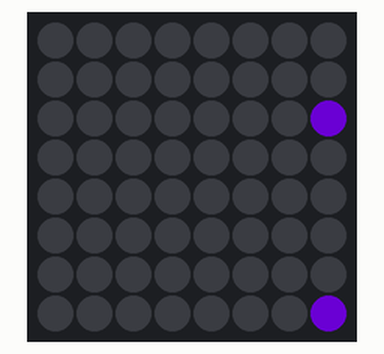
This program was run on a simulated Raspberry Pi (BCM pin numbers) with a Sense HAT. Shown: the Sense HAT's 8×8 RGB LED matrix. Dim RGB values are drawn brighter than linear; the clock reads 2024-03-15 10:24:30 at power-on unless the program sets it; random numbers come from a fixed seed; the 64×8 strip is a reading aid, not a part: it shows the text the matrix is scrolling, unrolled, one strip-width of it at a time; what the program prints to the terminal is not drawn.

Above: at 0.17 s.
At 3.99 s:
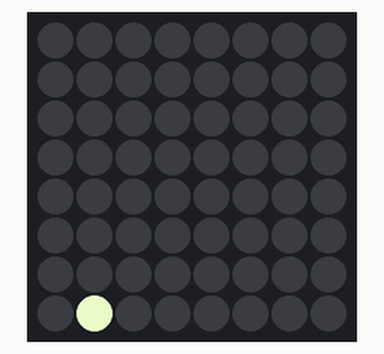
At 17.94 s:
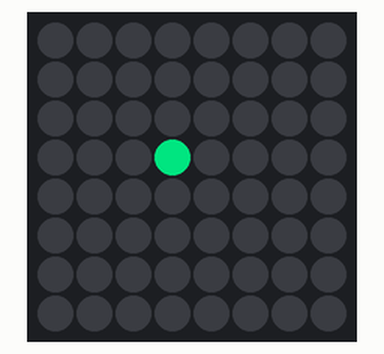
At 21.89 s:
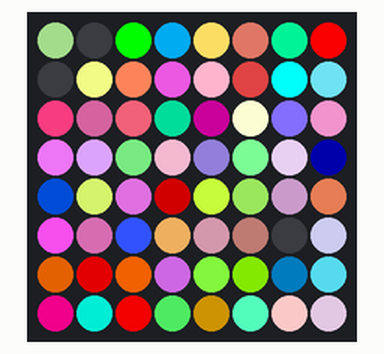
At 31.89 s:
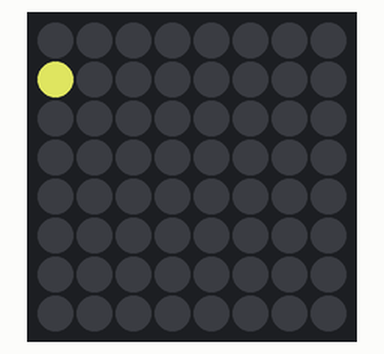
At 39.79 s:
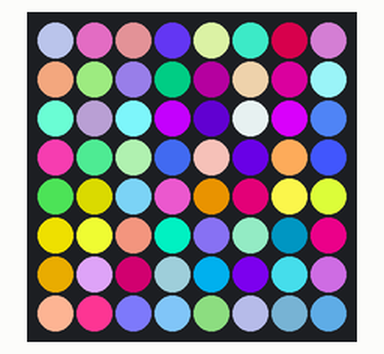

The program:

sensehat_clocktextscroll.py
```python
#!/usr/bin/python
from sense_hat import SenseHat
import time, datetime
import datetime
from random import randint
from time import sleep

#http://www.pythonforbeginners.com/basics/python-datetime-time-examples

sense = SenseHat()

print ("Day of the week:", datetime.date.today().strftime("%j"))
print ("Month of year: ", datetime.date.today().strftime("%B"))
print ("Current date and time: " , datetime.datetime.now())

while True:
    #day = datetime.date.today().strftime("%j")
    #sense.set_rotation(180)
    #red = (255, 0, 0)
    #sense.show_message(day, text_colour=red)

    #today = datetime.date.today().strftime("%B")
    #sense.set_rotation(180)
    #red = (255, 0, 0)
    #sense.show_message(today, text_colour=red)

    #date = datetime.datetime.now().strftime("%d.%B %Y-%H:%M")
    date = datetime.datetime.now().strftime("%H:%M")
    #sense.set_rotation(180)
    r = randint(0, 255)
    g = randint(0, 255)
    b = randint(0, 255)
    col = (r, g, b)
    sense.show_message(date, text_colour=col)
    sleep(0.5)

    n = 1000
    while 1 < n:
        n = n-1
        x = randint(0, 7)
        y = randint(0, 7)
        r = randint(0, 255)
        g = randint(0, 255)
        b = randint(0, 255)
        sense.set_pixel(x, y, r, g, b)
        sleep(0.01)
```
